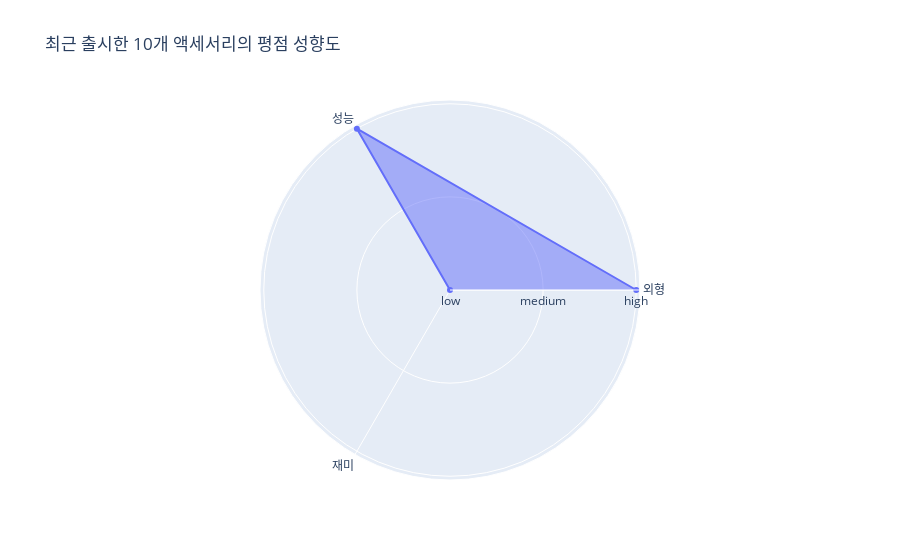

Notebook code cell kept with this figure:
### Code cell
radarchart(normalization(df_score.iloc[:10,:][['외형', '성능', '재미']].mean().values), '최근 출시한 10개 액세서리의 평점 성향도')

### Figure 1 — Plotly figure (JSON) as saved in the notebook; plotly's stock layout.template omitted (floating-point values rounded to 4 significant figures)
{"data": [{"fill": "toself", "r": [1, 1.0, 0], "theta": ["외형", "성능", "재미"], "type": "scatterpolar"}], "layout": {"polar": {"radialaxis": {"ticktext": ["low", "medium", "high"], "tickvals": [0, 0.5, 1], "visible": true}}, "showlegend": false, "title": {"text": "최근 출시한 10개 액세서리의 평점 성향도"}}}
